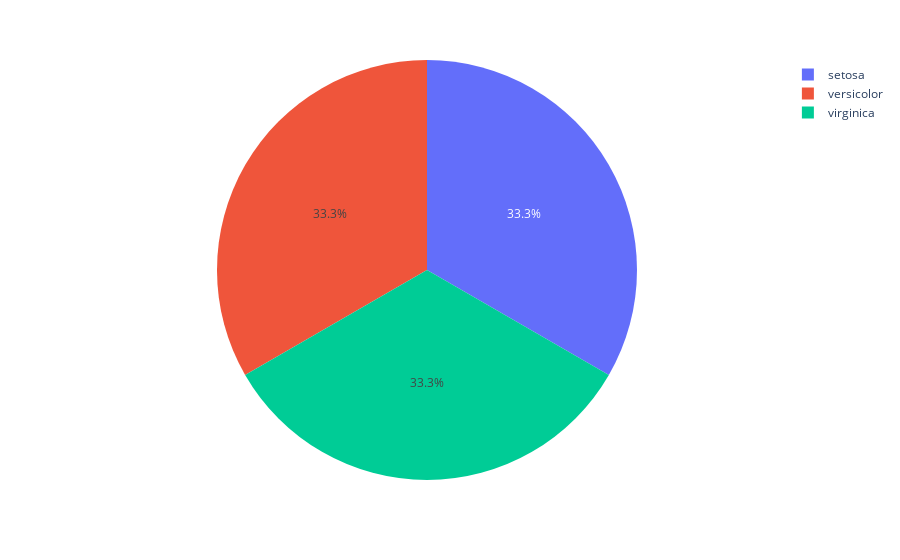

Notebook cell for this chart:
### Code cell
# piechart
df_pie = df['species'].value_counts().reset_index()
df_pie.columns = ['species', 'count']
fig7 = px.pie(df_pie, values='count', names='species')
fig7.show()

# save the plot
fig7.write_image("./output/fig7.png", scale=3)

### Figure 1 — Plotly figure (JSON) as saved in the notebook; plotly's stock layout.template omitted (floating-point values rounded to 4 significant figures)
{"data": [{"domain": {"x": [0, 1], "y": [0, 1]}, "hovertemplate": "species=%{label}<br>count=%{value}<extra></extra>", "labels": ["setosa", "versicolor", "virginica"], "legendgroup": "", "name": "", "showlegend": true, "type": "pie", "values": [50, 50, 50]}], "layout": {"legend": {"tracegroupgap": 0}, "margin": {"t": 60}}}
